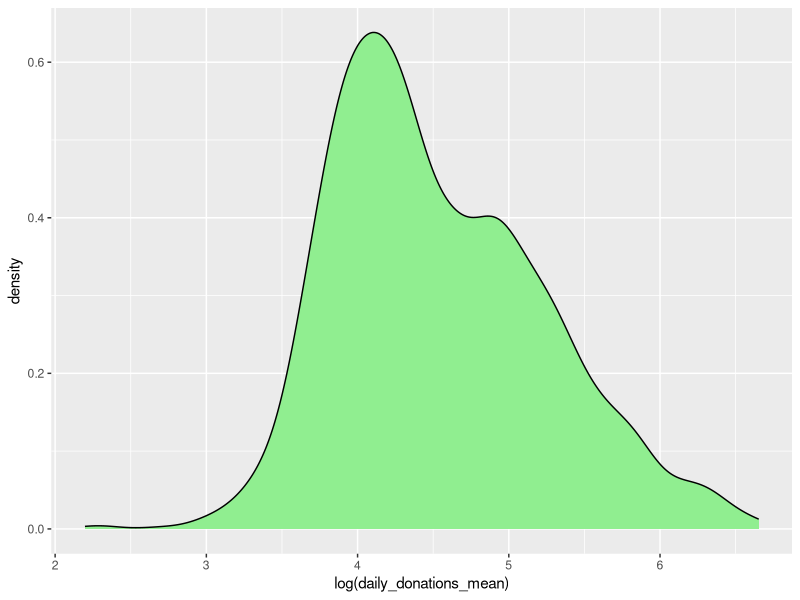
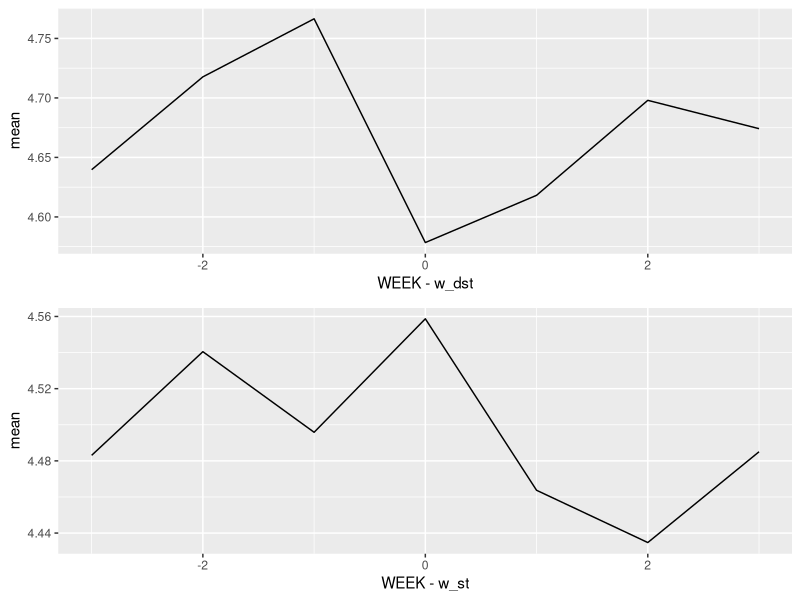

Write the R code that produced these figures, in order.
library("readxl")
library("dplyr")
library("ggplot2")
library("grid")

data <- read_xlsx("journal.pbio.3001733.s008.xlsx", sheet = "S3_Data_Fig3B")

#Data between 2001 and 2016
min(data$donation_date)
max(data$donation_date)

#approx 250 for pre,post,and DST. 2200 regular
table(data$Type_of_week)

#Fig 3b. Alle means zu hoch
data %>% group_by(Type_of_week) %>% summarize(mean = log(mean(daily_donations_mean)))


#sieht nicht schlecht aus, aber der Tail ist zu heavy. Ich glaube der density plot wurde mit den 
#Daten auf Individual-Level gemacht, nicht mit daily averages (siehe Dichte unter 1)
ggplot(data,aes(x = log(daily_donations_mean))) + geom_density(fill = "lightgreen")

#mean ist komplett daneben 122 statt gewünschten 82. Fehlt hier das Processing auf den Daten?
mean(data$daily_donations_mean)
#3*sd abschneiden auf den normalen Daten reicht nicht ganz, aber sieht näher am Original aus. 
#Das hat ja aber nichts mit den 100k per individual observation zu tun, die genannt wurden
cut = mean(data$daily_donations_mean) + 3*sd(data$daily_donations_mean)

#Intuitives outlier removal verändert den mean kaum, nimmt aber 75 Datenpunkte raus.
mean(data$daily_donations_mean[-which(data$daily_donations_mean > cut)])
#Das sind ungefähr die 2%, die im Paper angegeben werden
sum(data$daily_donations_mean > cut)/nrow(data)

#Unintuitives outlier removal: mean berechnen nach der Log-transformation. Ungewöhlich, aber führt zu Ergebnissen, die näher am Original sind
exp(mean(log(data$daily_donations_mean[-which(data$daily_donations_mean > cut)])))


###Plot C
#Wurde mit diesen Daten outlier removal durchgeführt? Muss das noch passieren? 
data_c1 <- read_excel("journal.pbio.3001733.s008.xlsx", sheet = "S3_Data_Fig3C_top")
data_c2 <- read_excel("journal.pbio.3001733.s008.xlsx", sheet = "S3_Data_Fig3C_bottom")
#Verschieben um die relevante Woche, damit es um 0 zentriert ist
w_dst = data_c1[data_c1$Type_of_week == "DST_Week",]$WEEK[1]
w_st = data_c2[data_c2$Type_of_week == "ST_Week",]$WEEK[1]

p1 <- data_c1 %>% group_by(WEEK) %>% summarize(mean = log(mean(daily_donations_mean))) %>% 
  ggplot(aes(x = WEEK-w_dst,y = mean)) + geom_line()
p2 <- data_c2 %>% group_by(WEEK) %>% summarize(mean = log(mean(daily_donations_mean))) %>% 
  ggplot(aes(x = WEEK-w_st,y = mean)) + geom_line()

#Auch in Plot c) sind alle Werte zu hoch. 
grid.newpage()
grid.draw(rbind(ggplotGrob(p1), ggplotGrob(p2), size = "last"))